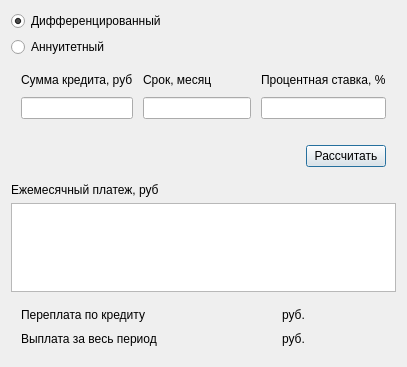
<?xml version="1.0" encoding="UTF-8"?>
<ui version="4.0">
 <class>CreditView</class>
 <widget class="QDialog" name="CreditView">
  <property name="geometry">
   <rect>
    <x>0</x>
    <y>0</y>
    <width>407</width>
    <height>367</height>
   </rect>
  </property>
  <property name="windowTitle">
   <string>Dialog</string>
  </property>
  <property name="modal">
   <bool>false</bool>
  </property>
  <layout class="QVBoxLayout" name="verticalLayout">
   <item>
    <layout class="QVBoxLayout" name="type_credit">
     <item>
      <widget class="QRadioButton" name="type_dif">
       <property name="text">
        <string>Дифференцированный</string>
       </property>
       <property name="checked">
        <bool>true</bool>
       </property>
      </widget>
     </item>
     <item>
      <widget class="QRadioButton" name="type_ayt">
       <property name="text">
        <string>Аннуитетный</string>
       </property>
       <property name="checked">
        <bool>false</bool>
       </property>
      </widget>
     </item>
    </layout>
   </item>
   <item>
    <layout class="QGridLayout" name="gridLayout">
     <property name="sizeConstraint">
      <enum>QLayout::SetDefaultConstraint</enum>
     </property>
     <property name="leftMargin">
      <number>10</number>
     </property>
     <property name="topMargin">
      <number>10</number>
     </property>
     <property name="rightMargin">
      <number>10</number>
     </property>
     <property name="bottomMargin">
      <number>10</number>
     </property>
     <property name="spacing">
      <number>10</number>
     </property>
     <item row="3" column="0">
      <widget class="QLineEdit" name="input_credit_body"/>
     </item>
     <item row="3" column="1">
      <widget class="QLineEdit" name="input_credit_term"/>
     </item>
     <item row="1" column="2">
      <widget class="QLabel" name="text_persent">
       <property name="text">
        <string>Процентная ставка, %</string>
       </property>
      </widget>
     </item>
     <item row="1" column="0">
      <widget class="QLabel" name="text_credit_body">
       <property name="text">
        <string>Сумма кредита, руб</string>
       </property>
      </widget>
     </item>
     <item row="1" column="1">
      <widget class="QLabel" name="text_credit_term">
       <property name="text">
        <string>Срок, месяц</string>
       </property>
      </widget>
     </item>
     <item row="3" column="2">
      <widget class="QLineEdit" name="input_percent"/>
     </item>
    </layout>
   </item>
   <item>
    <layout class="QHBoxLayout" name="horizontalLayout_2">
     <property name="leftMargin">
      <number>10</number>
     </property>
     <property name="topMargin">
      <number>10</number>
     </property>
     <property name="rightMargin">
      <number>10</number>
     </property>
     <property name="bottomMargin">
      <number>10</number>
     </property>
     <item>
      <spacer name="horizontalSpacer">
       <property name="orientation">
        <enum>Qt::Horizontal</enum>
       </property>
       <property name="sizeHint" stdset="0">
        <size>
         <width>40</width>
         <height>20</height>
        </size>
       </property>
      </spacer>
     </item>
     <item>
      <widget class="QPushButton" name="solution">
       <property name="text">
        <string>Рассчитать</string>
       </property>
       <property name="autoDefault">
        <bool>true</bool>
       </property>
      </widget>
     </item>
    </layout>
   </item>
   <item>
    <widget class="QLabel" name="text_out_term">
     <property name="text">
      <string>Ежемесячный платеж, руб</string>
     </property>
    </widget>
   </item>
   <item>
    <widget class="QListWidget" name="out_term_list"/>
   </item>
   <item>
    <layout class="QGridLayout" name="resalt">
     <property name="leftMargin">
      <number>10</number>
     </property>
     <property name="topMargin">
      <number>10</number>
     </property>
     <property name="rightMargin">
      <number>10</number>
     </property>
     <property name="bottomMargin">
      <number>10</number>
     </property>
     <property name="spacing">
      <number>10</number>
     </property>
     <item row="0" column="2">
      <widget class="QLabel" name="text_2">
       <property name="text">
        <string>руб.</string>
       </property>
      </widget>
     </item>
     <item row="0" column="0">
      <widget class="QLabel" name="text">
       <property name="text">
        <string>Переплата по кредиту</string>
       </property>
      </widget>
     </item>
     <item row="0" column="1">
      <widget class="QLabel" name="out_overpayment">
       <property name="text">
        <string/>
       </property>
      </widget>
     </item>
     <item row="1" column="0">
      <widget class="QLabel" name="total_2">
       <property name="text">
        <string>Выплата за весь период</string>
       </property>
      </widget>
     </item>
     <item row="1" column="1">
      <widget class="QLabel" name="out_total_playment">
       <property name="text">
        <string/>
       </property>
      </widget>
     </item>
     <item row="1" column="2">
      <widget class="QLabel" name="text_3">
       <property name="text">
        <string>руб.</string>
       </property>
      </widget>
     </item>
    </layout>
   </item>
  </layout>
 </widget>
 <resources/>
 <connections/>
</ui>
